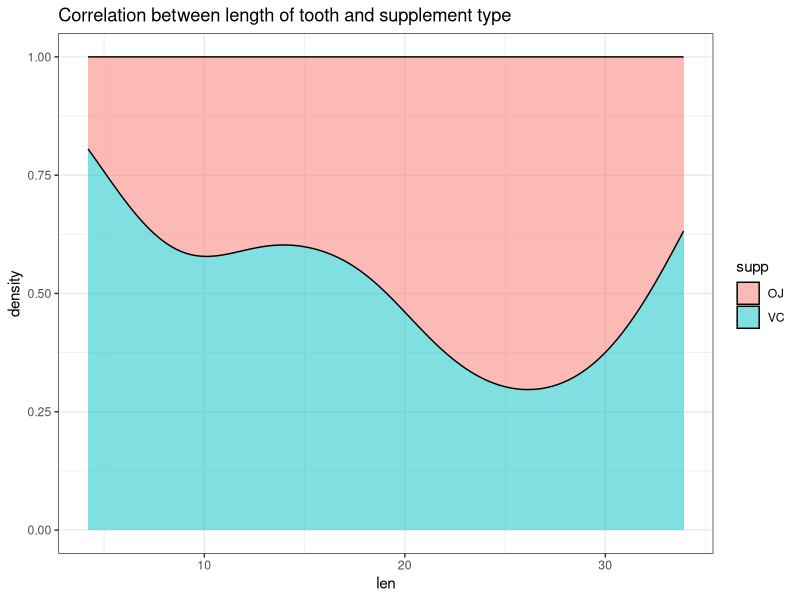
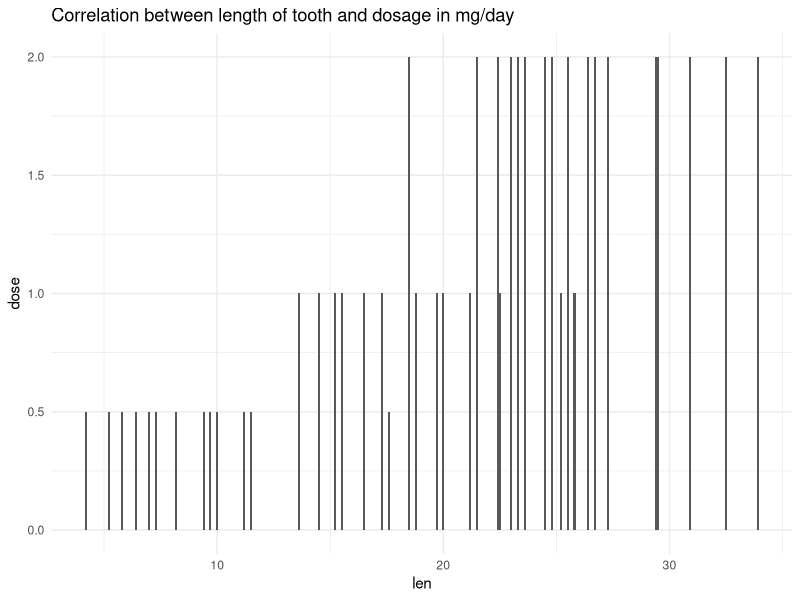
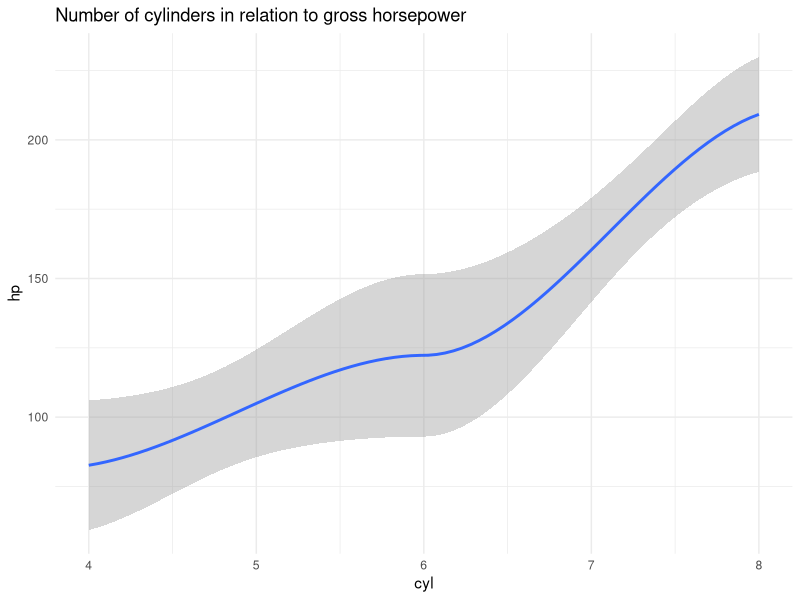
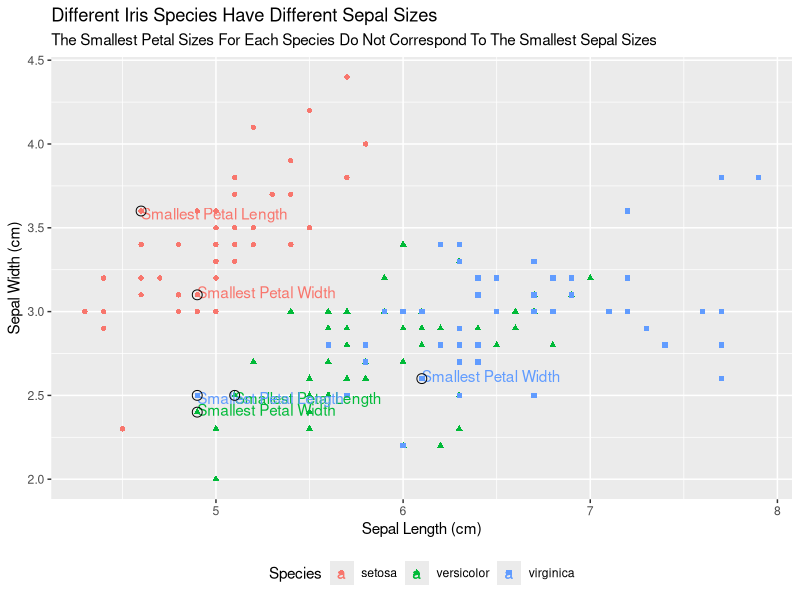

Generate these figures, in order, with R:
## ---- chunk 1
library(tidyverse)
install.packages(viridis)
library(viridis)
ToothGrowth
?ToothGrowth
head(ToothGrowth)
## ---- chunk 2
#create graphic showing relationship between tooth length and supplement type
plot1 <- ggplot(data = ToothGrowth, aes(x = len, fill = supp)) +
  geom_density(position = "fill", alpha = 0.5) +
    ggtitle("Correlation between length of tooth and supplement type") +
  theme_bw() 

plot1
## ---- chunk 3
#create graphic showing relationship between supplement type and dose in mg/day
plot2 <- ggplot(data = ToothGrowth, aes (x = len, y = dose)) +
  geom_col(position = "identity") +
  ggtitle("Correlation between length of tooth and dosage in mg/day") +
  theme_minimal()
plot2

## ---- chunk 4
#third plot
head(mtcars)
?mtcars

plot3 <- ggplot(data = mtcars, aes (x = cyl, y = hp)) +
  geom_smooth(position = "identity") +
  ggtitle("Number of cylinders in relation to gross horsepower") +
  theme_minimal()
plot3
## ---- chunk 5
#fourth plot
head(iris)
smallest_p_width <- iris %>%
  group_by(Species) %>%
  filter(row_number((Petal.Width)) == 1)
  
smallest_p_length <- iris %>%
  group_by(Species) %>%
  filter(row_number((Petal.Length)) == 1)
  
  
ggplot(data = iris, mapping = aes(x = Sepal.Length, 
                                  y = Sepal.Width, 
                                  color = Species,
                                  shape = Species)) +
  geom_point() +
  geom_text(aes(color = Species, label = "Smallest Petal Width",vjust = "center", hjust = "left"), data = smallest_p_width, nudge_y=0.015) +
  geom_point(size = 3, shape = 1, color = "black", data = smallest_p_width) +
  geom_text(aes(color = Species, label = "Smallest Petal Length",vjust = "center", hjust = "left"), data = smallest_p_length, nudge_y=-0.015) +
  geom_point(size = 3, shape = 1, color = "black", data = smallest_p_length) +
  theme(legend.position = "bottom") +
  labs(x = "Sepal Length (cm)",
       y = "Sepal Width (cm)",
       title = "Different Iris Species Have Different Sepal Sizes",
       subtitle = "The Smallest Petal Sizes For Each Species Do Not Correspond To The Smallest Sepal Sizes")

